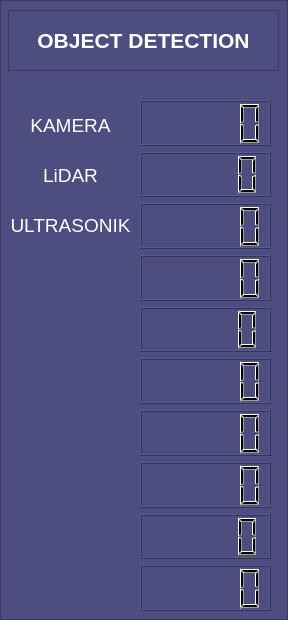
                   <widget class="QFrame" name="frame_OD">
                    <property name="styleSheet">
                     <string notr="true">background-color: rgb(77, 77, 127);</string>
                    </property>
                    <property name="frameShape">
                     <enum>QFrame::StyledPanel</enum>
                    </property>
                    <property name="frameShadow">
                     <enum>QFrame::Raised</enum>
                    </property>
                    <widget class="QFrame" name="frame_label_OD">
                     <property name="geometry">
                      <rect>
                       <x>8</x>
                       <y>10</y>
                       <width>271</width>
                       <height>61</height>
                      </rect>
                     </property>
                     <property name="frameShape">
                      <enum>QFrame::StyledPanel</enum>
                     </property>
                     <property name="frameShadow">
                      <enum>QFrame::Raised</enum>
                     </property>
                     <widget class="QLabel" name="label_OD">
                      <property name="geometry">
                       <rect>
                        <x>10</x>
                        <y>10</y>
                        <width>251</width>
                        <height>41</height>
                       </rect>
                      </property>
                      <property name="font">
                       <font>
                        <pointsize>16</pointsize>
                        <weight>75</weight>
                        <bold>true</bold>
                       </font>
                      </property>
                      <property name="styleSheet">
                       <string notr="true">color: rgb(255, 255, 255);</string>
                      </property>
                      <property name="text">
                       <string>OBJECT DETECTION</string>
                      </property>
                      <property name="alignment">
                       <set>Qt::AlignCenter</set>
                      </property>
                     </widget>
                    </widget>
                    <widget class="QWidget" name="verticalLayoutWidget_5">
                     <property name="geometry">
                      <rect>
                       <x>140</x>
                       <y>100</y>
                       <width>131</width>
                       <height>511</height>
                      </rect>
                     </property>
                     <layout class="QVBoxLayout" name="verticalLayout_12">
                      <item>
                       <widget class="QLCDNumber" name="ob_kamera"/>
                      </item>
                      <item>
                       <widget class="QLCDNumber" name="ob_lidar"/>
                      </item>
                      <item>
                       <widget class="QLCDNumber" name="ob_ultra1"/>
                      </item>
                      <item>
                       <widget class="QLCDNumber" name="ob_ultra2"/>
                      </item>
                      <item>
                       <widget class="QLCDNumber" name="ob_ultra3"/>
                      </item>
                      <item>
                       <widget class="QLCDNumber" name="ob_ultra4"/>
                      </item>
                      <item>
                       <widget class="QLCDNumber" name="ob_ultra5"/>
                      </item>
                      <item>
                       <widget class="QLCDNumber" name="ob_ultra6"/>
                      </item>
                      <item>
                       <widget class="QLCDNumber" name="ob_ultra7"/>
                      </item>
                      <item>
                       <widget class="QLCDNumber" name="ob_ultra8"/>
                      </item>
                     </layout>
                    </widget>
                    <widget class="QLabel" name="ob_label_kamera">
                     <property name="geometry">
                      <rect>
                       <x>10</x>
                       <y>110</y>
                       <width>121</width>
                       <height>31</height>
                      </rect>
                     </property>
                     <property name="font">
                      <font>
                       <pointsize>14</pointsize>
                      </font>
                     </property>
                     <property name="styleSheet">
                      <string notr="true">color: rgb(255, 255, 255);</string>
                     </property>
                     <property name="text">
                      <string>KAMERA</string>
                     </property>
                     <property name="alignment">
                      <set>Qt::AlignCenter</set>
                     </property>
                    </widget>
                    <widget class="QLabel" name="ob_label_lidar">
                     <property name="geometry">
                      <rect>
                       <x>10</x>
                       <y>160</y>
                       <width>121</width>
                       <height>31</height>
                      </rect>
                     </property>
                     <property name="font">
                      <font>
                       <pointsize>14</pointsize>
                      </font>
                     </property>
                     <property name="styleSheet">
                      <string notr="true">color: rgb(255, 255, 255);</string>
                     </property>
                     <property name="text">
                      <string>LiDAR</string>
                     </property>
                     <property name="alignment">
                      <set>Qt::AlignCenter</set>
                     </property>
                    </widget>
                    <widget class="QLabel" name="ob_label_ultra">
                     <property name="geometry">
                      <rect>
                       <x>10</x>
                       <y>210</y>
                       <width>121</width>
                       <height>31</height>
                      </rect>
                     </property>
                     <property name="font">
                      <font>
                       <pointsize>14</pointsize>
                      </font>
                     </property>
                     <property name="styleSheet">
                      <string notr="true">color: rgb(255, 255, 255);</string>
                     </property>
                     <property name="text">
                      <string>ULTRASONIK</string>
                     </property>
                     <property name="alignment">
                      <set>Qt::AlignCenter</set>
                     </property>
                    </widget>
                   </widget>
